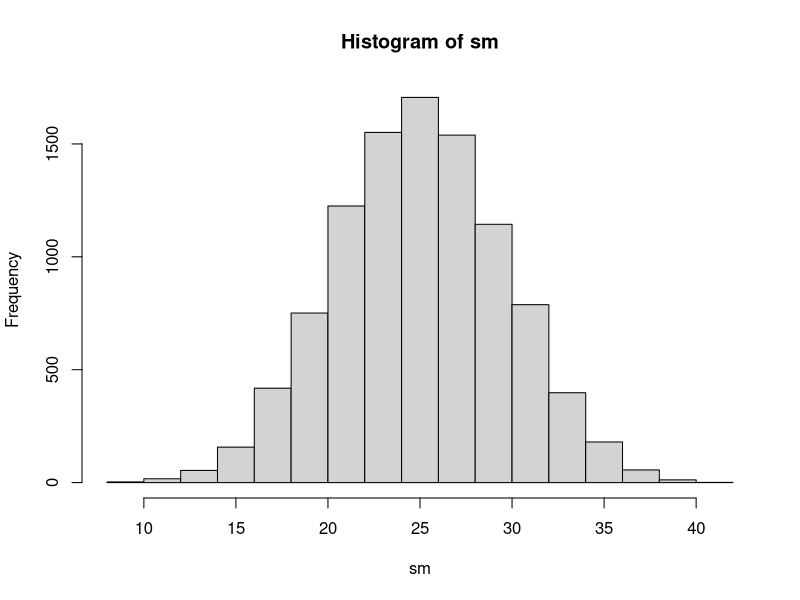
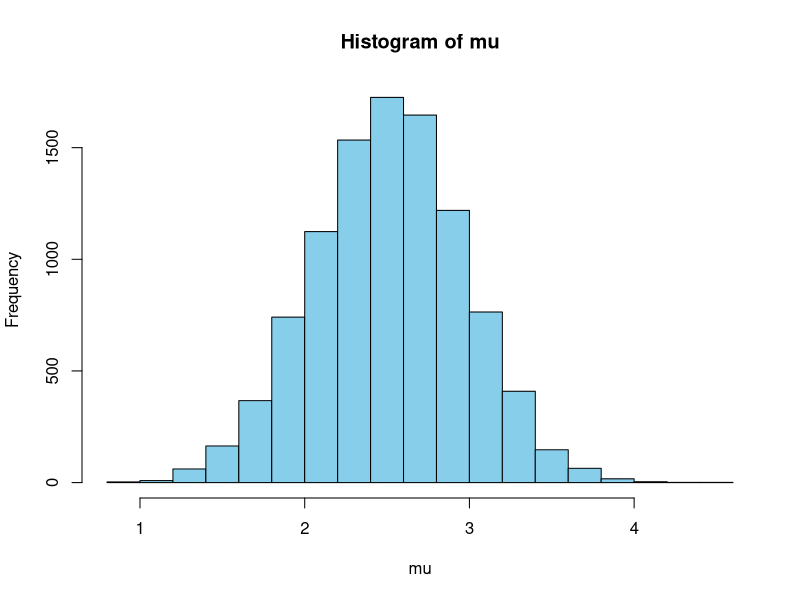
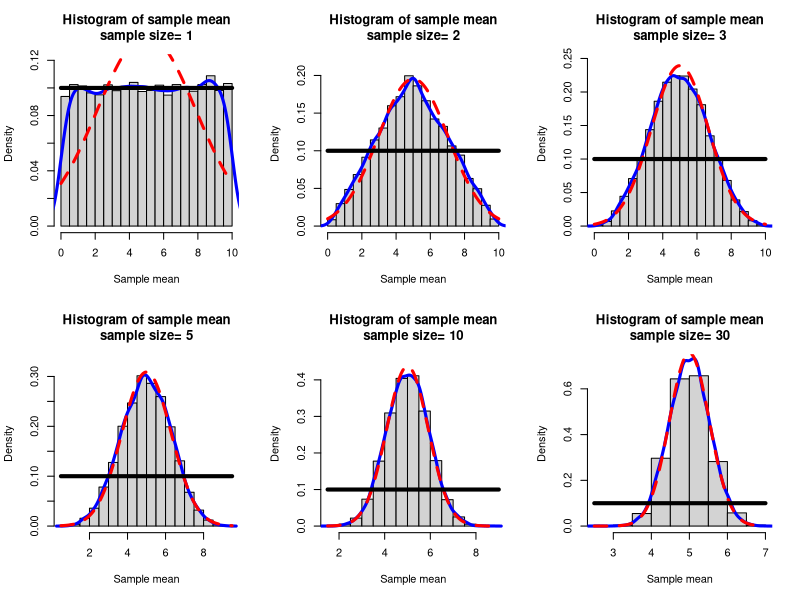
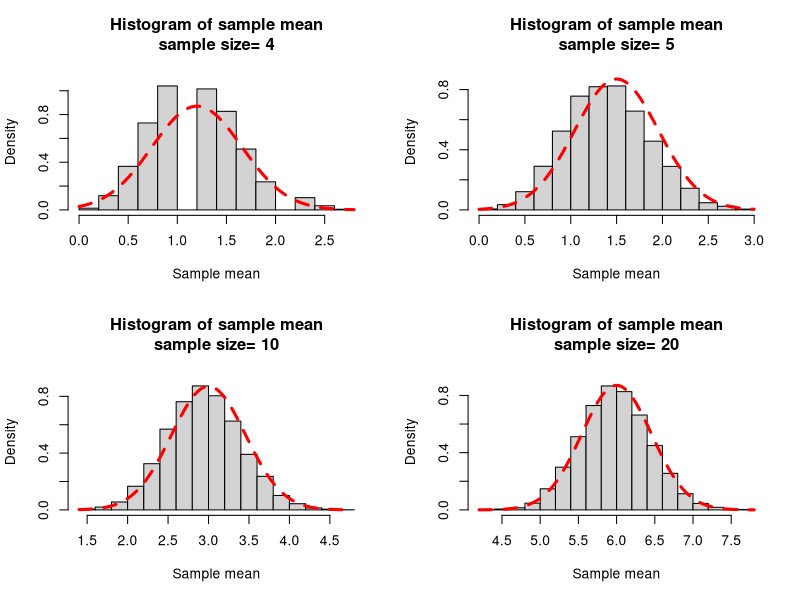
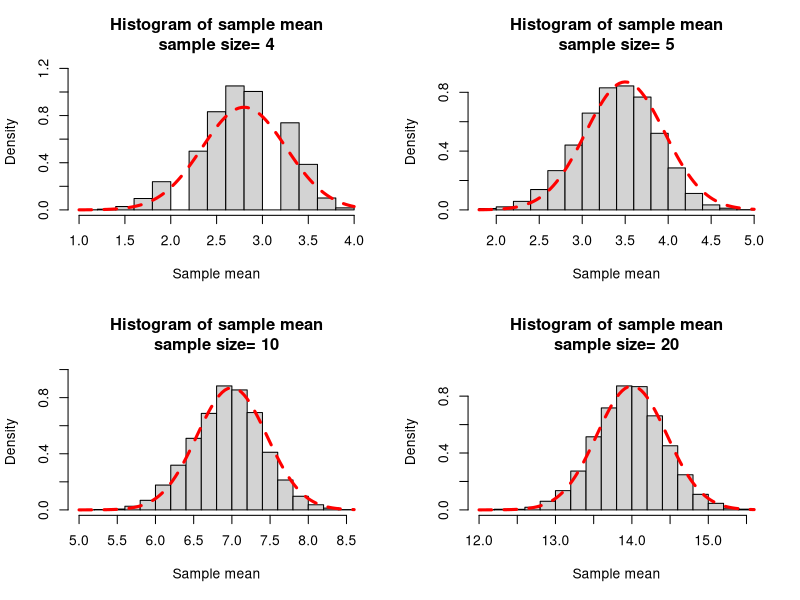
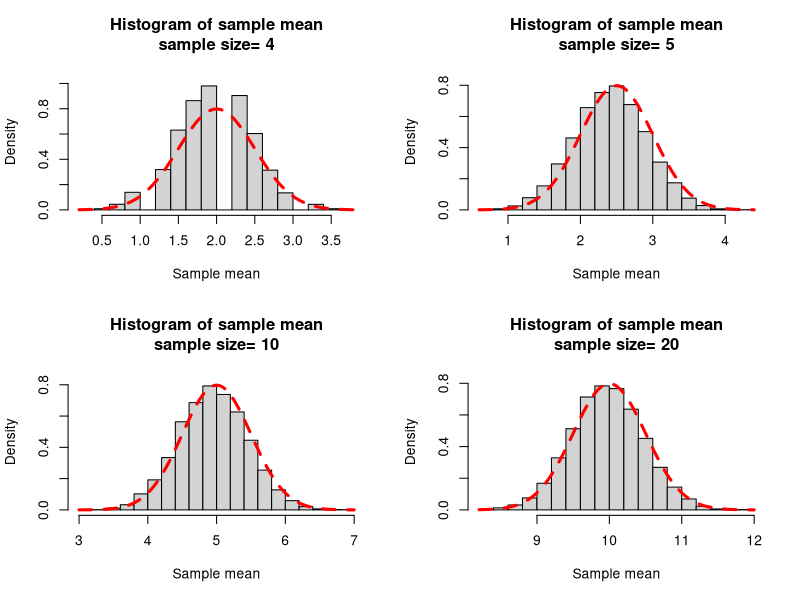
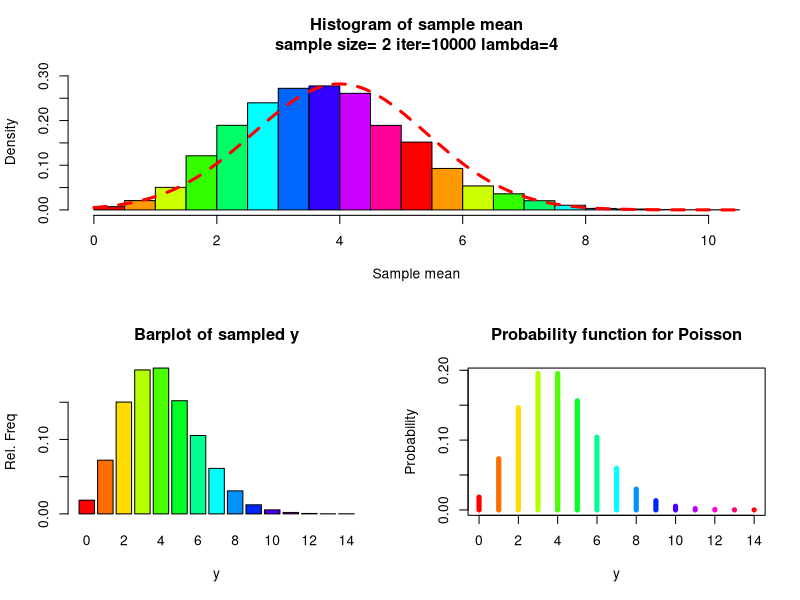
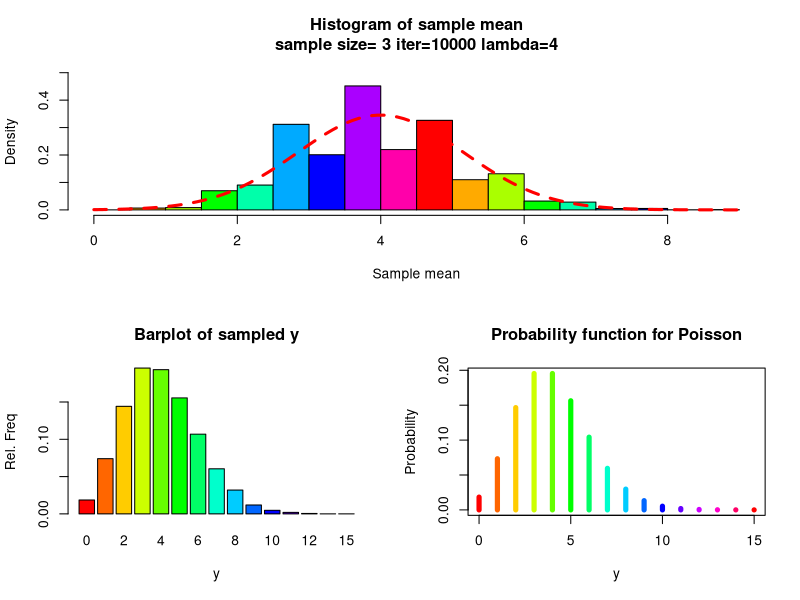

Write the R code that produced these figures, in order.
## ---- chunk 1
knitr::opts_chunk$set(echo = TRUE)
## ---- chunk 2
summary(cars)
## ---- chunk 3
getwd()
## ---- chunk 4
s <- runif(10,0,5)
s
## ---- chunk 5
m <- mean(s)
m
v <- var(s)
v
## ---- chunk 6
myclt=function(n,iter){
y=runif(n*iter,0,5) # A
data=matrix(y,nr=n,nc=iter,byrow=TRUE) #B
sm=apply(data,2,sum) #C
hist(sm)
sm
}
w=myclt(n=10,iter=10000) #D
## ---- chunk 7
muW <- mean(w)
muW

varW <- var(w)
varW

myclt <- function(n,iter){
	y <- runif(n*iter,0,5) 
	data <- matrix(y,nr=n,nc=iter,byrow=TRUE) 
	sm <- apply(data,2,sum) 
	mu <- sm / n
	hist(mu, col="skyblue")
	mu
}
w <- myclt(n=10,iter=10000) 
## ---- chunk 8
mycltu=function(n,iter,a=0,b=10){
  ## r-random sample from the uniform
  y=runif(n*iter,a,b)

  ## Place these numbers into a matrix
  ## The columns will correspond to the iteration and the rows will equal the sample size n
  data=matrix(y,nr=n,nc=iter,byrow=TRUE)
  ## apply the function mean to the columns (2) of the matrix
  ## these are placed in a vector w
  w=apply(data,2,mean)
  ## We will make a histogram of the values in w
  ## How high should we make y axis?
  ## All the values used to make a histogram are placed in param (nothing is plotted yet)
  param=hist(w,plot=FALSE)
  ## Since the histogram will be a density plot we will find the max density

  ymax=max(param$density)
  ## To be on the safe side we will add 10% more to this
  ymax=1.1*ymax
  ## Now we can make the histogram
  hist(w,freq=FALSE,  ylim=c(0,ymax), main=paste("Histogram of sample mean",
  "\n", "sample size= ",n,sep=""),xlab="Sample mean")
  ## add a density curve made from the sample distribution
  lines(density(w),col="Blue",lwd=3) # add a density plot
  ## Add a theoretical normal curve
  curve(dnorm(x,mean=(a+b)/2,sd=(b-a)/(sqrt(12*n))),add=TRUE,col="Red",lty=2,lwd=3) # add a theoretical curve
  ## Add the density from which the samples were taken
  curve(dunif(x,a,b),add=TRUE,lwd=4)

}
## ---- chunk 9
layout(matrix(1:6,nr=2,nc=3,byrow=TRUE))
mycltu(1, iter=10000, a=0, b=10)
mycltu(2, iter=10000, a=0, b=10)
mycltu(3, iter=10000, a=0, b=10)
mycltu(5, iter=10000, a=0, b=10)
mycltu(10, iter=10000, a=0, b=10)
mycltu(30, iter=10000, a=0, b=10)
## ---- chunk 10
mycltb=function(n,iter,p=0.5,...){

## r-random sample from the Binomial
y=rbinom(n*iter,size=n,prob=p)
## Place these numbers into a matrix
## The columns will correspond to the iteration and the rows will equal the sample size n
data=matrix(y,nr=n,nc=iter,byrow=TRUE)
## apply the function mean to the columns (2) of the matrix
## these are placed in a vector w
w=apply(data,2,mean)
## We will make a histogram of the values in w
## How high should we make y axis?
## All the values used to make a histogram are placed in param (nothing is plotted yet)
param=hist(w,plot=FALSE)
## Since the histogram will be a density plot we will find the max density

ymax=max(param$density)
## To be on the safe side we will add 10% more to this
ymax=1.1*ymax

## Now we can make the histogram
## freq=FALSE means take a density
hist(w,freq=FALSE,  ylim=c(0,ymax),
main=paste("Histogram of sample mean","\n", "sample size= ",n,sep=""),
xlab="Sample mean",...)
## add a density curve made from the sample distribution
#lines(density(w),col="Blue",lwd=3) # add a density plot
## Add a theoretical normal curve
curve(dnorm(x,mean=n*p,sd=sqrt(p*(1-p))),add=TRUE,col="Red",lty=2,lwd=3)

}


layout(matrix(1:4,nr=2,nc=2,byrow=TRUE))

mycltb(4, 10000, p=.3)
mycltb(5, 10000, p=.3)
mycltb(10, 10000, p=.3)
mycltb(20, 10000, p=.3)

layout(matrix(1:4,nr=2,nc=2,byrow=TRUE))

mycltb(4, 10000, p=.7)
mycltb(5, 10000, p=.7)
mycltb(10, 10000, p=.7)
mycltb(20, 10000, p=.7)

layout(matrix(1:4,nr=2,nc=2,byrow=TRUE))

mycltb(4, 10000, p=.5)
mycltb(5, 10000, p=.5)
mycltb(10, 10000, p=.5)
mycltb(20, 10000, p=.5)
## ---- chunk 11
mycltp=function(n,iter,lambda=10,...){

## r-random sample from the Poisson
y=rpois(n*iter,lambda=lambda)
## Place these numbers into a matrix
## The columns will correspond to the iteration and the rows will equal the sample size n
data=matrix(y,nr=n,nc=iter,byrow=TRUE)
## apply the function mean to the columns (2) of the matrix
## these are placed in a vector w
w=apply(data,2,mean)
## We will make a histogram of the values in w
## How high should we make y axis?
## All the values used to make a histogram are placed in param (nothing is plotted yet)
param=hist(w,plot=FALSE)
## Since the histogram will be a density plot we will find the max density

ymax=max(param$density)
## To be on the safe side we will add 10% more to this
ymax=1.1*ymax

## Make a suitable layout for graphing
layout(matrix(c(1,1,2,3),nr=2,nc=2, byrow=TRUE))

## Now we can make the histogram
hist(w,freq=FALSE,  ylim=c(0,ymax), col=rainbow(max(w)),
main=paste("Histogram of sample mean","\n", "sample size= ",n," iter=",iter," lambda=",lambda,sep=""),
xlab="Sample mean",...)
## add a density curve made from the sample distribution
#lines(density(w),col="Blue",lwd=3) # add a density plot
## Add a theoretical normal curve
curve(dnorm(x,mean=lambda,sd=sqrt(lambda/n)),add=TRUE,col="Red",lty=2,lwd=3) # add a theoretical curve

# Now make a new plot
# Since y is discrete we should use a barplot
barplot(table(y)/(n*iter),col=rainbow(max(y)), main="Barplot of sampled y", ylab ="Rel. Freq",xlab="y" )
x=0:max(y)
plot(x,dpois(x,lambda=lambda),type="h",lwd=5,col=rainbow(max(y)),
main="Probability function for Poisson", ylab="Probability",xlab="y")
}
## ---- chunk 12
mycltp(2,10000,4)
mycltp(3,10000,4)
mycltp(5,10000,4)
mycltp(10,10000,4)
mycltp(20,10000,4)
mycltp(2,10000,10)
mycltp(3,10000,10)
mycltp(5,10000,10)
mycltp(10,10000,10)
mycltp(20,10000,10)
